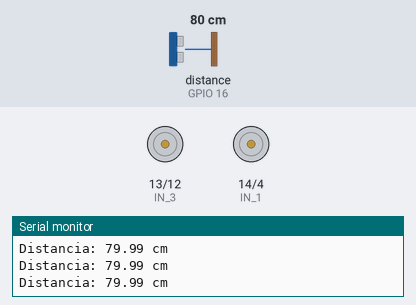
A sketch run on a simulated ESP8266 (NodeMCU). Parts: motor-driver pin pairs drawn as motors (green arrow = first pin HIGH = forward, orange = second pin HIGH = backward, longer = more drive), the last lines printed to the serial monitor. Wiring (inferred from the names in the program): ultrasonic range finder: trigger GPIO 5; echo GPIO 16. The test bench sets the inputs (shaded band); at power-on: distance to the obstacle (sensor on GPIO 16) 80 cm. The echo pulse lasts 58.3 µs per cm; WiFi joins after 1.5 s; servers stay silent unless stated.

Above: at 2.7 s.
2.8 s: distance to the obstacle (sensor on GPIO 16) set to 17 cm
4.3 s: distance to the obstacle (sensor on GPIO 16) set to 13 cm
At 4.7 s:
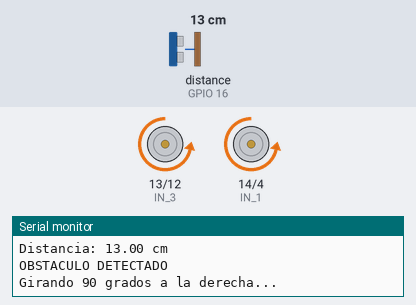
Timing chart, 0 to 16.3 s (numbered marks = the images above; inputs shaded):
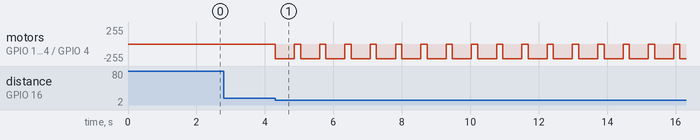

Measured:
- the behaviour switches between 15 and 14 cm on distance to the obstacle (sensor on GPIO 16) (found by bisection; images 0 and 1)
- after the input at 4.3 s, motor on GPIO 13 (IN_3) / GPIO 12 (IN_4), motor on GPIO 14 (IN_1) / GPIO 4 (IN_2): alternates backward 220/255 for 0.56 s and stopped for 0.18 s, starting at once

The sketch:

carrito_iot.ino
```cpp
#include <ESP8266WiFi.h>
#include <WebSocketsClient.h>
#include <ArduinoJson.h>

#define IN_2 4
#define IN_1 14
#define IN_4 12
#define IN_3 13

#define TRIG_PIN 5
#define ECHO_PIN 16

const char* ssid = "JoshSH";
const char* password = "bichongo";

const char* websocket_host = "10.205.63.78";
const int websocket_port = 5001;

WebSocketsClient webSocket;

String ultimaFecha = "";

bool websocketConectado = false;
bool modoAutonomo = false;

unsigned long ultimoIntentoWiFi = 0;
unsigned long ultimoEnvioObstaculo = 0;
unsigned long ultimoEnvioDistancia = 0;

const float DISTANCIA_OBSTACULO_CM = 15.0;
const unsigned long TIEMPO_ENTRE_OBSTACULOS = 3000;
const unsigned long INTERVALO_ENVIO_DISTANCIA = 300;
const unsigned long TIEMPO_GIRO_90_MS = 550;
const int MAX_GIROS_BUSQUEDA = 4;

void conectarWiFi();
void verificarWiFi();
void detenerMotores();
void procesarMovimiento(String json);
void moverCarro(int inputIA, int inputIB, int inputDA, int inputDB, unsigned long tiempoMs);
void webSocketEvent(WStype_t type, uint8_t* payload, size_t length);
float medirDistancia();
bool verificarObstaculo();
void enviarDistancia(float distancia);
void registrarObstaculo(float distancia);
void reportarAutonomia(String estado, float distancia);
void girarDerecha90();
void buscarRutaLibre(float distanciaInicial);

void setup()
{
  Serial.begin(115200);

  pinMode(IN_1, OUTPUT);
  pinMode(IN_2, OUTPUT);
  pinMode(IN_3, OUTPUT);
  pinMode(IN_4, OUTPUT);

  pinMode(TRIG_PIN, OUTPUT);
  pinMode(ECHO_PIN, INPUT);

  digitalWrite(TRIG_PIN, LOW);
  detenerMotores();
  conectarWiFi();

  webSocket.begin(websocket_host, websocket_port, "/");
  webSocket.onEvent(webSocketEvent);
  webSocket.setReconnectInterval(5000);
}

void loop()
{
  verificarWiFi();

  if (WiFi.status() == WL_CONNECTED)
  {
    webSocket.loop();
  }

  verificarObstaculo();

  static unsigned long lastTime = 0;

  if (millis() - lastTime > 3000)
  {
    lastTime = millis();

    if (WiFi.status() == WL_CONNECTED && websocketConectado)
    {
      webSocket.sendTXT("get");
      Serial.println("Solicitando movimiento...");
    }
  }

  yield();
}

void conectarWiFi()
{
  WiFi.mode(WIFI_STA);
  WiFi.begin(ssid, password);

  Serial.println();
  Serial.print("Conectando WIFI");

  while (WiFi.status() != WL_CONNECTED)
  {
    delay(500);
    Serial.print(".");
    yield();
  }

  Serial.println();
  Serial.println("WIFI conectado");
  Serial.print("IP ESP8266: ");
  Serial.println(WiFi.localIP());
}

void verificarWiFi()
{
  if (WiFi.status() == WL_CONNECTED)
  {
    return;
  }

  if (millis() - ultimoIntentoWiFi > 5000)
  {
    ultimoIntentoWiFi = millis();
    Serial.println("WIFI desconectado, intentando reconectar...");
    WiFi.disconnect();
    WiFi.begin(ssid, password);
  }
}

void webSocketEvent(WStype_t type, uint8_t* payload, size_t length)
{
  switch (type)
  {
    case WStype_DISCONNECTED:
      websocketConectado = false;
      Serial.println("WebSocket desconectado");
    break;

    case WStype_CONNECTED:
      websocketConectado = true;
      Serial.println("WebSocket conectado");
    break;

    case WStype_TEXT:
      procesarMovimiento(String((char*)payload));
    break;
  }
}

float medirDistancia()
{
  digitalWrite(TRIG_PIN, LOW);
  delayMicroseconds(2);
  digitalWrite(TRIG_PIN, HIGH);
  delayMicroseconds(10);
  digitalWrite(TRIG_PIN, LOW);

  long duracion = pulseIn(ECHO_PIN, HIGH, 30000);

  if (duracion == 0)
  {
    return -1;
  }

  return duracion * 0.0343 / 2.0;
}

bool verificarObstaculo()
{
  if (modoAutonomo)
  {
    return false;
  }

  float distancia = medirDistancia();

  if (distancia <= 0)
  {
    return false;
  }

  Serial.print("Distancia: ");
  Serial.print(distancia);
  Serial.println(" cm");

  enviarDistancia(distancia);

  if (distancia <= DISTANCIA_OBSTACULO_CM)
  {
    buscarRutaLibre(distancia);
    return true;
  }

  return false;
}

void enviarDistancia(float distancia)
{
  if (distancia <= 0 || WiFi.status() != WL_CONNECTED || !websocketConectado)
  {
    return;
  }

  if (millis() - ultimoEnvioDistancia < INTERVALO_ENVIO_DISTANCIA)
  {
    return;
  }

  ultimoEnvioDistancia = millis();

  StaticJsonDocument<128> doc;
  doc["tipo"] = "distancia";
  doc["distancia"] = distancia;

  String mensaje;
  serializeJson(doc, mensaje);
  webSocket.sendTXT(mensaje);
}

void registrarObstaculo(float distancia)
{
  if (WiFi.status() != WL_CONNECTED || !websocketConectado)
  {
    return;
  }

  if (ultimoEnvioObstaculo != 0 &&
      millis() - ultimoEnvioObstaculo < TIEMPO_ENTRE_OBSTACULOS)
  {
    return;
  }

  ultimoEnvioObstaculo = millis();

  StaticJsonDocument<128> doc;
  doc["tipo"] = "obstaculo";
  doc["distancia"] = distancia;

  String mensaje;
  serializeJson(doc, mensaje);
  webSocket.sendTXT(mensaje);
}

void reportarAutonomia(String estado, float distancia)
{
  if (WiFi.status() != WL_CONNECTED || !websocketConectado)
  {
    return;
  }

  StaticJsonDocument<128> doc;
  doc["tipo"] = "autonomia";
  doc["estado"] = estado;

  if (distancia > 0)
  {
    doc["distancia"] = distancia;
  }

  String mensaje;
  serializeJson(doc, mensaje);
  webSocket.sendTXT(mensaje);
}

void girarDerecha90()
{
  Serial.println("Girando 90 grados a la derecha...");

  analogWrite(IN_1, 0);
  analogWrite(IN_2, 220);
  analogWrite(IN_3, 0);
  analogWrite(IN_4, 220);

  unsigned long inicio = millis();

  while (millis() - inicio < TIEMPO_GIRO_90_MS)
  {
    if (WiFi.status() == WL_CONNECTED)
    {
      webSocket.loop();
    }

    yield();
    delay(10);
  }

  detenerMotores();
  delay(180);
}

void buscarRutaLibre(float distanciaInicial)
{
  modoAutonomo = true;
  detenerMotores();

  Serial.println("OBSTACULO DETECTADO");
  registrarObstaculo(distanciaInicial);
  reportarAutonomia("buscando", distanciaInicial);

  for (int giro = 0; giro < MAX_GIROS_BUSQUEDA; giro++)
  {
    reportarAutonomia("girando", distanciaInicial);
    girarDerecha90();

    float distancia = medirDistancia();

    if (distancia > 0)
    {
      enviarDistancia(distancia);
    }

    if (distancia > DISTANCIA_OBSTACULO_CM)
    {
      Serial.println("Ruta libre encontrada");
      reportarAutonomia("ruta_libre", distancia);
      modoAutonomo = false;
      return;
    }

    if (distancia > 0)
    {
      distanciaInicial = distancia;
      registrarObstaculo(distancia);
      reportarAutonomia("buscando", distancia);
    }
  }

  detenerMotores();
  Serial.println("No se encontro ruta libre");
  reportarAutonomia("sin_ruta", distanciaInicial);
  modoAutonomo = false;
}

void procesarMovimiento(String json)
{
  if (modoAutonomo)
  {
    Serial.println("Movimiento ignorado durante busqueda autonoma");
    return;
  }

  StaticJsonDocument<2048> doc;
  DeserializationError error = deserializeJson(doc, json);

  if (error || !doc.is<JsonArray>() || doc.size() == 0)
  {
    return;
  }

  JsonObject movimiento = doc[0];
  String fecha_hora = movimiento["fecha_hora"] | "";

  if (fecha_hora == ultimaFecha)
  {
    return;
  }

  ultimaFecha = fecha_hora;

  int mi_velocidad = movimiento["mi_velocidad"] | 0;
  int md_velocidad = movimiento["md_velocidad"] | 0;
  String mi_direccion = movimiento["mi_direccion"] | "STOP";
  String md_direccion = movimiento["md_direccion"] | "STOP";
  String movimientoClave = movimiento["movimiento_clave"] | "";
  String controlMode = movimiento["control_mode"] | "";
  float tiempoSegundos = movimiento["mi_time"] | 0.0;
  unsigned long tiempoMs = (unsigned long)(tiempoSegundos * 1000.0);

  bool giroExacto =
    movimientoClave == "GIRO_90_IZQ" ||
    movimientoClave == "GIRO_90_DER" ||
    movimientoClave == "GIRO_360_IZQ" ||
    movimientoClave == "GIRO_360_DER";

  if (controlMode == "joystick" && !giroExacto)
  {
    tiempoMs = 0;
  }

  int inputIA = 0;
  int inputIB = 0;
  int inputDA = 0;
  int inputDB = 0;

  if (mi_direccion == "ADELANTE")
  {
    inputIB = mi_velocidad;
  }
  else if (mi_direccion == "ATRAS")
  {
    inputIA = mi_velocidad;
  }

  if (md_direccion == "ADELANTE")
  {
    inputDA = md_velocidad;
  }
  else if (md_direccion == "ATRAS")
  {
    inputDB = md_velocidad;
  }

  Serial.print("Movimiento: ");
  Serial.print(movimientoClave);
  Serial.print(" | Duracion: ");
  Serial.print(tiempoMs);
  Serial.println(" ms");

  moverCarro(inputIA, inputIB, inputDA, inputDB, tiempoMs);
}

void moverCarro(int inputIA, int inputIB, int inputDA, int inputDB, unsigned long tiempoMs)
{
  detenerMotores();
  delay(50);

  if (verificarObstaculo())
  {
    return;
  }

  analogWrite(IN_1, inputIA);
  analogWrite(IN_2, inputIB);
  analogWrite(IN_3, inputDA);
  analogWrite(IN_4, inputDB);

  if (tiempoMs == 0)
  {
    return;
  }

  unsigned long inicio = millis();

  while (millis() - inicio < tiempoMs)
  {
    if (WiFi.status() == WL_CONNECTED)
    {
      webSocket.loop();
    }

    if (verificarObstaculo())
    {
      return;
    }

    yield();
    delay(50);
  }

  detenerMotores();
}

void detenerMotores()
{
  analogWrite(IN_1, 0);
  analogWrite(IN_2, 0);
  analogWrite(IN_3, 0);
  analogWrite(IN_4, 0);
}
```
